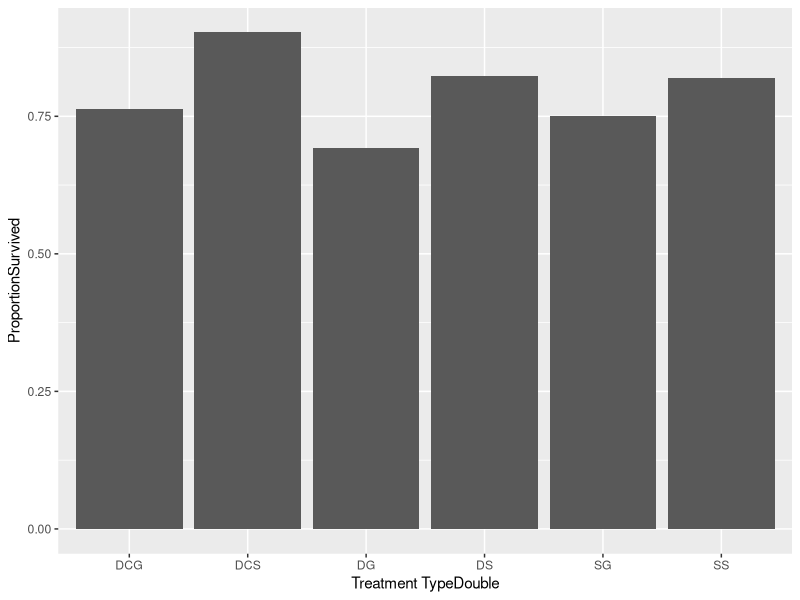

The R script that drew this image: (Note: this script raises an error after producing the figure.)
## ---- chunk 1
library(readr)#import CSVs
library(tidyverse)#to pipe
library(lubridate)#tell month/date
library(patchwork)#so you can stitch plots together 

#import data
Tags<- read_csv("Allisons Range Extension/CSVs/AH Outplant Tag ID.csv")
unique(Tags$OutplantTagID)
#315 unique tag IDs, 15 Tag IDs that are not in the Monitoring file

#inport monitoring data
Mon<- read_csv("Allisons Range Extension/CSVs/HOLEVOET RANGE CAY DATA - DATA.csv")
unique(Mon$OutplantTagID)
#some do not have a TagID going to remove those

Mon<-Mon%>%
  filter(OutplantTagID!="N/A"| OutplantTagID!= NA)

unique(Mon$OutplantTagID)
#once removing NAs and N/A we have 300 unique tag IDS

#imported as tiffs changed to df
Tags<-as.data.frame(Tags)
Mon<-as.data.frame(Mon)

#Going to look at how many trees from each treatment were out planted using the tags file
Outplant<-Tags%>%
  group_by(`Treatment TypeDouble`)%>%
  summarise(n=n())

#number outplanted per treatment type (this is how many we assume were alive at planting)
#DG=double glass-78
#DS=double soil-79
#SG=single glass-40
#SS=single soil-39
#DCG=prop dowel glass-38
#DCS=prop dowel soil-41

#now we are going to Join Mon and Tag DF together so we can look at how many from each treatment were alive at different monitoring periods

#reclassify the column so we can join them
Mon$OutplantTagID<-as.numeric(Mon$OutplantTagID)
Tags$OriginalTagID<-as.numeric(Tags$OutplantTagID)

#join DFs together
Mon1<-left_join(Mon,Tags, by="OutplantTagID")

#we originally had 300 trees in 11.2023 when check MON when join then check we have 301 (we fixed this problem by editing the csvs (we had two different original ID #s for 2175), now we have 295 trees both before and after we join the two dfs)
Moncheck<-Mon%>%filter(`Month/YR Monitored`=="11.2023")#300
Moncheck1<-Mon1%>%filter(`Month/YR Monitored`=="11.2023")#301
#after everything is fixed we have 295 trees in 11.2023


#looking at how often plants were monitored, this groups by month and tag ID so you can see how much 
Moncheck<-Mon1%>%
  filter(`Month/YR Monitored`=="11.2023")%>%
  group_by(`Month/YR Monitored`,OriginalTagID)%>%
  summarise(n=n())

#had a few trees that had two rows for monitoring on the same date, looked back at csv and fixed in CSV
  #1844-dead twice in 11/23 deleted one
  #2154-on datasheet twice,once living once dead, deleted dead one 
  #2175-in Tags twice,only in monitoring once, two original tag numbers (453 problem child) and (151 is the correct one) not deleting from tag CSV yet because we dont know if we need that info for a different tree-deleted 453 from CSV still in online file
Monch<-Mon1%>%
  filter(`Month/YR Monitored`=="11.2023")%>%
  filter(OutplantTagID=="2175")

  #2191-in twice in 11.24, DY and D, deleting D row, marked D next month
  #2891-in twice in 11.24, DY and D, deleting D row, marked D next month
  #3089-in twice in 11.24, DY and D, deleting D row, marked D next month


#checking 6 months
Moncheck<-Mon1%>%
  filter(`Month/YR Monitored`=="5.2024")%>%
  group_by(`Month/YR Monitored`,OriginalTagID)%>%
  summarise(n=n())

#checking 3/25
Moncheck<-Mon1%>%
  filter(`Month/YR Monitored`=="3.2025")%>%
  group_by(`Month/YR Monitored`,OriginalTagID)%>%
  summarise(n=n())
#all trees only monitored once!


#I have the number of trees planted initially, now I want to see of those planted how many are still alive as of the last monitoring point March 2025
MarchMon<-Mon1%>%
  filter(`Month/YR Monitored`=="3.2025")

unique(MarchMon$DeadAliveDying)
#three options are, alive, NA, D looking at NA, all these are missing so I will filter MarchMon for only alive then count how many of each treatment are alive

MarchAlive<-MarchMon%>%
  filter(DeadAliveDying=="A")%>%
  group_by(`Treatment TypeDouble`)%>%
  summarise(n=n())

#DCG 29
#DCS 37
#DG 54
#DS 65
#SG 30
#SS 32
  
#now I have two objects, one with the number of trees alive per treatment when they were planted (Outplant), one with the number of trees alive in 3/2025 (MarchAlive), want to plot proportion survived to see if it appears there are differences between groups


MarchAlive<-rename(MarchAlive, March=n)
Outplant<-rename(Outplant, Outplant=n)

Combine<-left_join(Outplant, MarchAlive, by="Treatment TypeDouble")

#calculate Trees that Died and Proportion Survived for Plotting Purposes
Plot<-Combine%>%
  mutate(Dead=Outplant-March)%>%
  select(`Treatment TypeDouble`,March,Dead)%>%
   mutate(TotalPlanted=March+Dead)%>%
  mutate(ProportionSurvived=March/TotalPlanted)


#plot proportion survived as of 3/2024        
ProportionPlot<-Plot%>%
  ggplot(aes(x=`Treatment TypeDouble`, y=ProportionSurvived))+
  geom_col()

ProportionPlot

#now need to make the contingency table so we can run the chi squared test
Combine1<-Combine%>%
  select(March, Dead)

CSq<-chisq.test(Combine1)
#Pearson's Chi-squared test

#data:  Combine
#X-squared = 8.6517, df = 5, p-value = 0.1238

#there is no significant difference in survivorship between treatments

